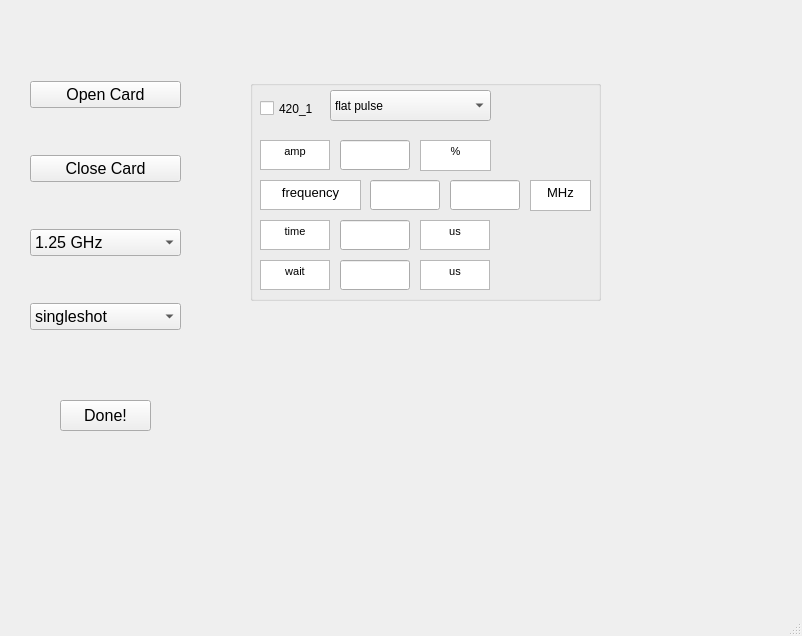
<?xml version="1.0" encoding="UTF-8"?>
<ui version="4.0">
 <class>config</class>
 <widget class="QMainWindow" name="config">
  <property name="geometry">
   <rect>
    <x>0</x>
    <y>0</y>
    <width>802</width>
    <height>636</height>
   </rect>
  </property>
  <property name="windowTitle">
   <string>MainWindow</string>
  </property>
  <widget class="QWidget" name="centralwidget">
   <widget class="QPushButton" name="done">
    <property name="geometry">
     <rect>
      <x>60</x>
      <y>400</y>
      <width>91</width>
      <height>31</height>
     </rect>
    </property>
    <property name="font">
     <font>
      <pointsize>12</pointsize>
     </font>
    </property>
    <property name="text">
     <string>Done!</string>
    </property>
   </widget>
   <widget class="QWidget" name="layoutWidget">
    <property name="geometry">
     <rect>
      <x>30</x>
      <y>40</y>
      <width>151</width>
      <height>331</height>
     </rect>
    </property>
    <property name="font">
     <font>
      <weight>50</weight>
      <italic>false</italic>
      <bold>false</bold>
      <underline>false</underline>
      <strikeout>false</strikeout>
     </font>
    </property>
    <layout class="QVBoxLayout" name="verticalLayout">
     <item>
      <widget class="QPushButton" name="open_card">
       <property name="font">
        <font>
         <pointsize>12</pointsize>
         <weight>50</weight>
         <italic>false</italic>
         <bold>false</bold>
         <underline>false</underline>
         <strikeout>false</strikeout>
        </font>
       </property>
       <property name="text">
        <string>Open Card</string>
       </property>
      </widget>
     </item>
     <item>
      <widget class="QPushButton" name="close_card">
       <property name="font">
        <font>
         <pointsize>12</pointsize>
         <weight>50</weight>
         <italic>false</italic>
         <bold>false</bold>
         <underline>false</underline>
         <strikeout>false</strikeout>
        </font>
       </property>
       <property name="text">
        <string>Close Card</string>
       </property>
      </widget>
     </item>
     <item>
      <widget class="QComboBox" name="clock_frequency">
       <property name="font">
        <font>
         <pointsize>12</pointsize>
         <weight>50</weight>
         <italic>false</italic>
         <bold>false</bold>
         <underline>false</underline>
         <strikeout>false</strikeout>
        </font>
       </property>
       <item>
        <property name="text">
         <string>1.25 GHz</string>
        </property>
       </item>
       <item>
        <property name="text">
         <string>1 GHz</string>
        </property>
       </item>
       <item>
        <property name="text">
         <string>750MHz</string>
        </property>
       </item>
       <item>
        <property name="text">
         <string>500 MHz</string>
        </property>
       </item>
       <item>
        <property name="text">
         <string>200 MHz</string>
        </property>
       </item>
       <item>
        <property name="text">
         <string>100 MHz</string>
        </property>
       </item>
      </widget>
     </item>
     <item>
      <widget class="QComboBox" name="output_mode">
       <property name="font">
        <font>
         <pointsize>12</pointsize>
         <weight>50</weight>
         <italic>false</italic>
         <bold>false</bold>
         <underline>false</underline>
         <strikeout>false</strikeout>
        </font>
       </property>
       <item>
        <property name="text">
         <string>singleshot</string>
        </property>
       </item>
       <item>
        <property name="text">
         <string>single restart</string>
        </property>
       </item>
       <item>
        <property name="text">
         <string>multiplr restart</string>
        </property>
       </item>
       <item>
        <property name="text">
         <string>FIFO</string>
        </property>
       </item>
      </widget>
     </item>
    </layout>
   </widget>
   <widget class="QGroupBox" name="groupBox">
    <property name="geometry">
     <rect>
      <x>250</x>
      <y>80</y>
      <width>351</width>
      <height>221</height>
     </rect>
    </property>
    <property name="title">
     <string/>
    </property>
    <widget class="QTextBrowser" name="textBrowser_3">
     <property name="geometry">
      <rect>
       <x>10</x>
       <y>60</y>
       <width>70</width>
       <height>30</height>
      </rect>
     </property>
     <property name="html">
      <string>&lt;!DOCTYPE HTML PUBLIC &quot;-//W3C//DTD HTML 4.0//EN&quot; &quot;http://www.w3.org/TR/REC-html40/strict.dtd&quot;&gt;
&lt;html&gt;&lt;head&gt;&lt;meta name=&quot;qrichtext&quot; content=&quot;1&quot; /&gt;&lt;style type=&quot;text/css&quot;&gt;
p, li { white-space: pre-wrap; }
&lt;/style&gt;&lt;/head&gt;&lt;body style=&quot; font-family:'MS Shell Dlg 2'; font-size:8.25pt; font-weight:400; font-style:normal;&quot;&gt;
&lt;p align=&quot;center&quot; style=&quot; margin-top:0px; margin-bottom:0px; margin-left:0px; margin-right:0px; -qt-block-indent:0; text-indent:0px;&quot;&gt;amp&lt;/p&gt;&lt;/body&gt;&lt;/html&gt;</string>
     </property>
     <property name="openExternalLinks">
      <bool>false</bool>
     </property>
    </widget>
    <widget class="QLineEdit" name="amp_420_1">
     <property name="geometry">
      <rect>
       <x>90</x>
       <y>60</y>
       <width>70</width>
       <height>30</height>
      </rect>
     </property>
    </widget>
    <widget class="QTextBrowser" name="textBrowser_4">
     <property name="geometry">
      <rect>
       <x>170</x>
       <y>60</y>
       <width>71</width>
       <height>31</height>
      </rect>
     </property>
     <property name="html">
      <string>&lt;!DOCTYPE HTML PUBLIC &quot;-//W3C//DTD HTML 4.0//EN&quot; &quot;http://www.w3.org/TR/REC-html40/strict.dtd&quot;&gt;
&lt;html&gt;&lt;head&gt;&lt;meta name=&quot;qrichtext&quot; content=&quot;1&quot; /&gt;&lt;style type=&quot;text/css&quot;&gt;
p, li { white-space: pre-wrap; }
&lt;/style&gt;&lt;/head&gt;&lt;body style=&quot; font-family:'MS Shell Dlg 2'; font-size:8.25pt; font-weight:400; font-style:normal;&quot;&gt;
&lt;p align=&quot;center&quot; style=&quot; margin-top:0px; margin-bottom:0px; margin-left:0px; margin-right:0px; -qt-block-indent:0; text-indent:0px;&quot;&gt;%&lt;/p&gt;&lt;/body&gt;&lt;/html&gt;</string>
     </property>
    </widget>
    <widget class="QTextBrowser" name="textBrowser_5">
     <property name="geometry">
      <rect>
       <x>10</x>
       <y>140</y>
       <width>70</width>
       <height>30</height>
      </rect>
     </property>
     <property name="sizePolicy">
      <sizepolicy hsizetype="Fixed" vsizetype="Fixed">
       <horstretch>0</horstretch>
       <verstretch>0</verstretch>
      </sizepolicy>
     </property>
     <property name="html">
      <string>&lt;!DOCTYPE HTML PUBLIC &quot;-//W3C//DTD HTML 4.0//EN&quot; &quot;http://www.w3.org/TR/REC-html40/strict.dtd&quot;&gt;
&lt;html&gt;&lt;head&gt;&lt;meta name=&quot;qrichtext&quot; content=&quot;1&quot; /&gt;&lt;style type=&quot;text/css&quot;&gt;
p, li { white-space: pre-wrap; }
&lt;/style&gt;&lt;/head&gt;&lt;body style=&quot; font-family:'MS Shell Dlg 2'; font-size:8.25pt; font-weight:400; font-style:normal;&quot;&gt;
&lt;p align=&quot;center&quot; style=&quot; margin-top:12px; margin-bottom:12px; margin-left:0px; margin-right:0px; -qt-block-indent:0; text-indent:0px;&quot;&gt;time&lt;/p&gt;&lt;/body&gt;&lt;/html&gt;</string>
     </property>
    </widget>
    <widget class="QTextBrowser" name="textBrowser_2">
     <property name="geometry">
      <rect>
       <x>10</x>
       <y>100</y>
       <width>101</width>
       <height>30</height>
      </rect>
     </property>
     <property name="html">
      <string>&lt;!DOCTYPE HTML PUBLIC &quot;-//W3C//DTD HTML 4.0//EN&quot; &quot;http://www.w3.org/TR/REC-html40/strict.dtd&quot;&gt;
&lt;html&gt;&lt;head&gt;&lt;meta name=&quot;qrichtext&quot; content=&quot;1&quot; /&gt;&lt;style type=&quot;text/css&quot;&gt;
p, li { white-space: pre-wrap; }
&lt;/style&gt;&lt;/head&gt;&lt;body style=&quot; font-family:'MS Shell Dlg 2'; font-size:8.25pt; font-weight:400; font-style:normal;&quot;&gt;
&lt;p align=&quot;center&quot; style=&quot; margin-top:0px; margin-bottom:0px; margin-left:0px; margin-right:0px; -qt-block-indent:0; text-indent:0px;&quot;&gt;&lt;span style=&quot; font-size:10pt;&quot;&gt;frequency&lt;/span&gt;&lt;/p&gt;&lt;/body&gt;&lt;/html&gt;</string>
     </property>
    </widget>
    <widget class="QLineEdit" name="start_frequency_420_1">
     <property name="geometry">
      <rect>
       <x>120</x>
       <y>100</y>
       <width>70</width>
       <height>30</height>
      </rect>
     </property>
    </widget>
    <widget class="QLineEdit" name="end_frequency_420_1">
     <property name="geometry">
      <rect>
       <x>200</x>
       <y>100</y>
       <width>70</width>
       <height>30</height>
      </rect>
     </property>
    </widget>
    <widget class="QTextBrowser" name="textBrowser">
     <property name="geometry">
      <rect>
       <x>280</x>
       <y>100</y>
       <width>61</width>
       <height>31</height>
      </rect>
     </property>
     <property name="html">
      <string>&lt;!DOCTYPE HTML PUBLIC &quot;-//W3C//DTD HTML 4.0//EN&quot; &quot;http://www.w3.org/TR/REC-html40/strict.dtd&quot;&gt;
&lt;html&gt;&lt;head&gt;&lt;meta name=&quot;qrichtext&quot; content=&quot;1&quot; /&gt;&lt;style type=&quot;text/css&quot;&gt;
p, li { white-space: pre-wrap; }
&lt;/style&gt;&lt;/head&gt;&lt;body style=&quot; font-family:'MS Shell Dlg 2'; font-size:8.25pt; font-weight:400; font-style:normal;&quot;&gt;
&lt;p align=&quot;center&quot; style=&quot; margin-top:0px; margin-bottom:0px; margin-left:0px; margin-right:0px; -qt-block-indent:0; text-indent:0px;&quot;&gt;&lt;span style=&quot; font-size:10pt;&quot;&gt;MHz&lt;/span&gt;&lt;/p&gt;&lt;/body&gt;&lt;/html&gt;</string>
     </property>
    </widget>
    <widget class="QLineEdit" name="amp_420_2">
     <property name="geometry">
      <rect>
       <x>90</x>
       <y>140</y>
       <width>70</width>
       <height>30</height>
      </rect>
     </property>
    </widget>
    <widget class="QTextBrowser" name="textBrowser_6">
     <property name="geometry">
      <rect>
       <x>10</x>
       <y>180</y>
       <width>70</width>
       <height>30</height>
      </rect>
     </property>
     <property name="html">
      <string>&lt;!DOCTYPE HTML PUBLIC &quot;-//W3C//DTD HTML 4.0//EN&quot; &quot;http://www.w3.org/TR/REC-html40/strict.dtd&quot;&gt;
&lt;html&gt;&lt;head&gt;&lt;meta name=&quot;qrichtext&quot; content=&quot;1&quot; /&gt;&lt;style type=&quot;text/css&quot;&gt;
p, li { white-space: pre-wrap; }
&lt;/style&gt;&lt;/head&gt;&lt;body style=&quot; font-family:'MS Shell Dlg 2'; font-size:8.25pt; font-weight:400; font-style:normal;&quot;&gt;
&lt;p align=&quot;center&quot; style=&quot; margin-top:0px; margin-bottom:0px; margin-left:0px; margin-right:0px; -qt-block-indent:0; text-indent:0px;&quot;&gt;&lt;span style=&quot; font-size:8pt;&quot;&gt;wait&lt;/span&gt;&lt;/p&gt;&lt;/body&gt;&lt;/html&gt;</string>
     </property>
    </widget>
    <widget class="QLineEdit" name="amp_420_3">
     <property name="geometry">
      <rect>
       <x>90</x>
       <y>180</y>
       <width>70</width>
       <height>30</height>
      </rect>
     </property>
    </widget>
    <widget class="QTextBrowser" name="textBrowser_7">
     <property name="geometry">
      <rect>
       <x>170</x>
       <y>140</y>
       <width>70</width>
       <height>30</height>
      </rect>
     </property>
     <property name="html">
      <string>&lt;!DOCTYPE HTML PUBLIC &quot;-//W3C//DTD HTML 4.0//EN&quot; &quot;http://www.w3.org/TR/REC-html40/strict.dtd&quot;&gt;
&lt;html&gt;&lt;head&gt;&lt;meta name=&quot;qrichtext&quot; content=&quot;1&quot; /&gt;&lt;style type=&quot;text/css&quot;&gt;
p, li { white-space: pre-wrap; }
&lt;/style&gt;&lt;/head&gt;&lt;body style=&quot; font-family:'MS Shell Dlg 2'; font-size:8.25pt; font-weight:400; font-style:normal;&quot;&gt;
&lt;p align=&quot;center&quot; style=&quot; margin-top:0px; margin-bottom:0px; margin-left:0px; margin-right:0px; -qt-block-indent:0; text-indent:0px;&quot;&gt;us&lt;/p&gt;&lt;/body&gt;&lt;/html&gt;</string>
     </property>
    </widget>
    <widget class="QTextBrowser" name="textBrowser_8">
     <property name="geometry">
      <rect>
       <x>170</x>
       <y>180</y>
       <width>70</width>
       <height>30</height>
      </rect>
     </property>
     <property name="html">
      <string>&lt;!DOCTYPE HTML PUBLIC &quot;-//W3C//DTD HTML 4.0//EN&quot; &quot;http://www.w3.org/TR/REC-html40/strict.dtd&quot;&gt;
&lt;html&gt;&lt;head&gt;&lt;meta name=&quot;qrichtext&quot; content=&quot;1&quot; /&gt;&lt;style type=&quot;text/css&quot;&gt;
p, li { white-space: pre-wrap; }
&lt;/style&gt;&lt;/head&gt;&lt;body style=&quot; font-family:'MS Shell Dlg 2'; font-size:8.25pt; font-weight:400; font-style:normal;&quot;&gt;
&lt;p align=&quot;center&quot; style=&quot; margin-top:0px; margin-bottom:0px; margin-left:0px; margin-right:0px; -qt-block-indent:0; text-indent:0px;&quot;&gt;&lt;span style=&quot; font-size:8pt;&quot;&gt;us&lt;/span&gt;&lt;/p&gt;&lt;/body&gt;&lt;/html&gt;</string>
     </property>
    </widget>
    <widget class="QCheckBox" name="checkBox_420_1">
     <property name="geometry">
      <rect>
       <x>10</x>
       <y>20</y>
       <width>70</width>
       <height>17</height>
      </rect>
     </property>
     <property name="text">
      <string>420_1</string>
     </property>
    </widget>
    <widget class="QComboBox" name="waveform_420_1">
     <property name="geometry">
      <rect>
       <x>80</x>
       <y>10</y>
       <width>161</width>
       <height>31</height>
      </rect>
     </property>
     <item>
      <property name="text">
       <string>flat pulse</string>
      </property>
     </item>
     <item>
      <property name="text">
       <string>blackman pulse</string>
      </property>
     </item>
     <item>
      <property name="text">
       <string>ramp frequency</string>
      </property>
     </item>
    </widget>
   </widget>
  </widget>
  <widget class="QMenuBar" name="menubar">
   <property name="geometry">
    <rect>
     <x>0</x>
     <y>0</y>
     <width>802</width>
     <height>21</height>
    </rect>
   </property>
  </widget>
  <widget class="QStatusBar" name="statusbar"/>
 </widget>
 <resources/>
 <connections/>
</ui>
